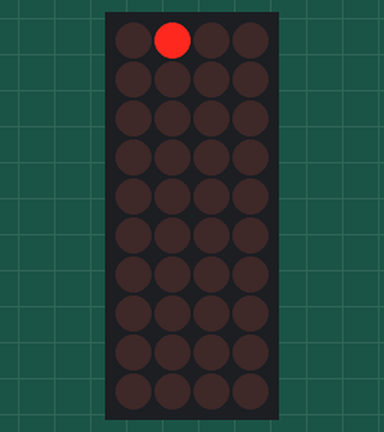
This sketch was run on a simulated Arduino Uno, built with avr-gcc and run on an emulated ATmega328P. On the bench: 4×10 LED matrix. Wiring (inferred from the names in the program): LED matrix (orientation assumed): rows pin 2, pin 3, pin 4, pin 5, pin 6, pin 7, pin 8, pin 9, pin 10, pin 11; columns pin 0, pin 1, pin 18, pin 19.

Above: at 1.3 s.
At 2.3 s:
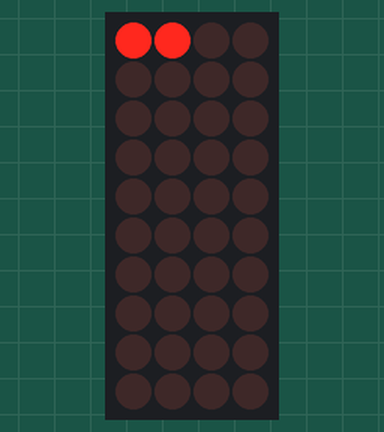
At 4.4 s:
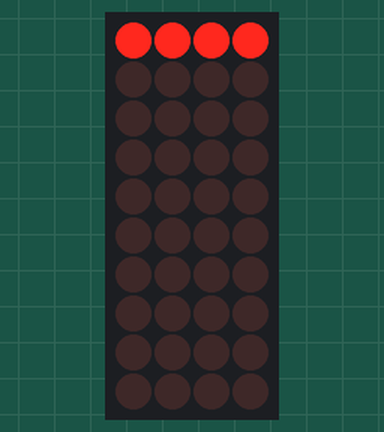
At 15.3 s:
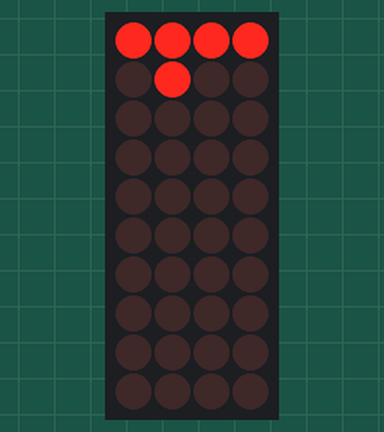
At 26.1 s:
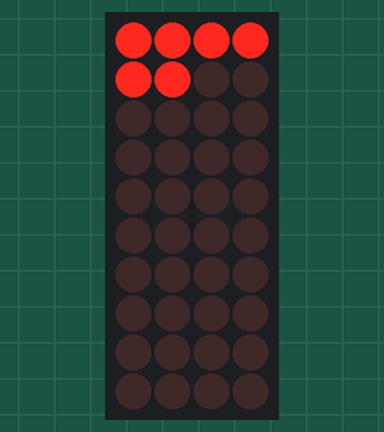
At 37.0 s:
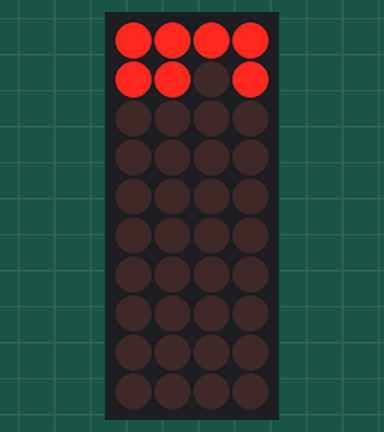

Measured:
- what the display in image 0 shows lasts 1.0 s, from 1.2 s to 2.2 s
- what the display in image 1 shows lasts 1.1 s, from 2.2 s to 3.3 s
- what the display in image 2 shows lasts 7.6 s, from 4.4 s to 12.0 s

The sketch:

LEDArray.ino
```cpp
#define leftright
int cycle = 5,cnt = 0;

byte vin []= {12,13,14,15,16,17,18,19,0,1}, //COLUMN
grounds[] = {2,3,4,5,6,7,8,9,10,11}; //ROW

void setup() {
  // put your setup code here, to run once:
  for (byte i = 0; i<sizeof(vin)/sizeof(byte); i++){
    pinMode(grounds[i],OUTPUT);
    digitalWrite(grounds[i],HIGH);
    pinMode(vin[i],OUTPUT);
    digitalWrite(vin[i],LOW);
  }
 // Serial.begin(115200);
}

///*
uint16_t scale[11] = {
 0,0x1,0x03,0x7,0xF,0x1F,0x3F,0x7F,0xFF,0x1FF,0x3FF,
};

uint16_t manaR[10] = {
  0x070,0x1BC,0x035,0x007,0x012,0x0F6,0x1EC,0x1FE,0x1F0,0x0F8,
};

uint16_t cat[10] = {
  0x303,
  0x2CD,
  0x279,
  0x186,
  0x34B,
  0x249,
  0x2B5,
  0x37B,
  0x186,
  0x0FC
  };

uint16_t cat1[10] = {
  0x000,
  0x303,
  0x2CD,
  0x2FF,
  0x34B,
  0x249,
  0x201,
  0x3B7,
  0x1FE,
  0x0FC
  };

uint16_t alien1[10] = {
  0x102,
  0x084,
  0x078,
  0x0FC,
  0x1FE,
  0x3B7,
  0x2FD,
  0x2FD,
  0x102,
  0x1CE,
};

uint16_t alien2[10] = {
  0x102,
  0x084,
  0x279,
  0x2FD,
  0x1FE,
  0x1B6,
  0x0FC,
  0x0FC,
  0x102,
  0x1CE,
};


uint16_t J[10] = {
  0x3FF,
  0x3FF,
  0x038,
  0x01C,
  0x00C,
  0x30C,
  0x30C,
  0x39C,
  0x1F8,
  0x0F0,
};

uint16_t Values[10] = {}, ValuesDisp[10] = {};

void draw(uint16_t buf[10]){
  //row
  for (byte i = 0; i<10;i++){
    //column

    for (byte j = 0; j<10;j++){
      uint16_t temp = buf[i];
      #ifdef leftright
      digitalWrite(vin[9-j],bitRead(temp,j));
      #endif
      #ifndef leftright
      digitalWrite(vin[j],bitRead(temp,j));
      #endif
    }
    digitalWrite(grounds[i],LOW);
    delay(1);
    //delay here
    digitalWrite(grounds[i],HIGH);
  }
}


void turnOn(byte x, byte y){
 // allOff();
  digitalWrite(vin[x],HIGH);
  digitalWrite(grounds[y],LOW);
  delay(2);
}

void allOff(){
   for (int i = 0; i<sizeof(vin)/sizeof(byte); i++){
    digitalWrite(grounds[i],HIGH);
    digitalWrite(vin[i],LOW);
  }
}

void spiral(byte x, byte y){
  byte cnt = 0, offset = 0, endset = 0;
  int i = 0, j = 0;
  while (cnt < x*y){
    for (i = offset, j = offset; i<x-offset; ++i){
    //  Serial.print(i);
    //  Serial.print(",");
    // Serial.println(j);
      turnOn(i,j);
      cnt++;
    }
   // Serial.println("---");
    for(--i,++j; j<y-offset; ++j){
   //   Serial.print(i);
   //   Serial.print(",");
   //   Serial.println(j);
      turnOn(i,j);
      cnt++;
    }
   // Serial.println("---");
    for(--i,--j; i>offset-1; --i){
   //   Serial.print(i);
   //   Serial.print(",");
   //   Serial.println(j);
      turnOn(i,j);
      cnt++;
    }
   // Serial.println("---");
    for(++i,--j; j>offset; j--){
    //  Serial.print(i);
    //  Serial.print(",");
    //  Serial.println(j);
      turnOn(i,j);
      cnt++;
    }
    offset++;
  //  Serial.println("---loop---");
  }
  // Serial.println(cnt);
}

void add(){
  Values[0]++;
  for (int i = 0; i<9; i++){
    if (Values[i] > 10){
      Values[i+1]++;
      Values[i] = 1;
    }
    ValuesDisp[i] = scale[Values[i]];
  }
}

void loop(){
 draw(ValuesDisp);
 cnt++;
 if (cnt > 100){
    add();
  cnt = 0;
 }
}
```
